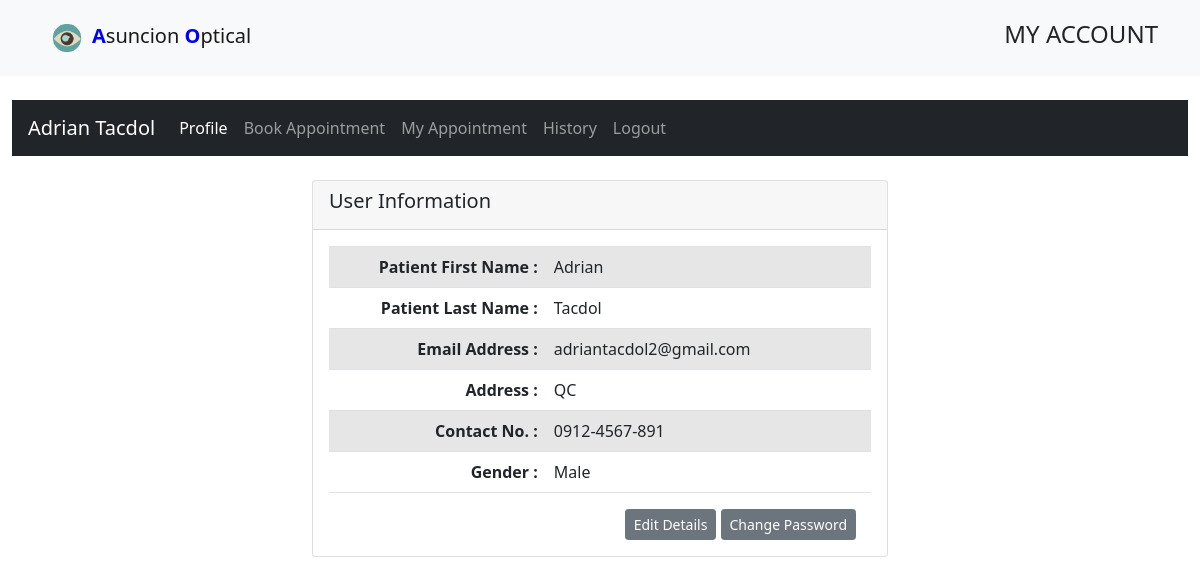
The app's page /main/patient/profile.php (signed in) with its own data.
### tables this page shows
CREATE TABLE `data` (
  `ID` int(11) NOT NULL,
  `Email` varchar(100) NOT NULL,
  `Pass` varchar(255) NOT NULL,
  `First_Name` varchar(100) NOT NULL,
  `Last_Name` varchar(100) NOT NULL,
  `Gender` varchar(100) NOT NULL,
  `Contact` varchar(120) NOT NULL,
  `Home` varchar(100) NOT NULL,
  `vkey` varchar(255) NOT NULL,
  `verified` tinyint(1) NOT NULL DEFAULT 0,
  `createdate` timestamp(6) NOT NULL DEFAULT current_timestamp(6)
);

### main/patient/profile.php (the view, shortened to what this page needs)
<?php
    include_once 'header.php';
	include_once '../includes/dbh.inc.php';
?>
<div class="container-fluid">
	<?php $page = 'profile'; include('navbar.php'); ?>
        <div class="row justify-content-md-center mt-4">
        <div class="col col-md-6">
            <div class="card">
				<div class="card-header">
					<div class="row">
						<div class="col-md-6">
                            <h5 class="card-title "> User Information </h5>
						</div>
					</div>
				</div>
				<div class="card-body">
					<table class="table table-striped">
					<?php
    					if(isset($_SESSION['id']))
						{
							$id = $_SESSION['id'];
							$result = $conn->query("SELECT * FROM data WHERE ID = $id");
							$row = $result->fetch_assoc();
					?>
						<tr >
							<th class="text-right" width="40%">Patient First Name :</th>
							<td><?php echo $row['First_Name']; ?></td>
						</tr>
						<tr >
							<th class="text-right" width="40%">Patient Last Name :</th>
							<td><?php echo $row['Last_Name']; ?></td>
						</tr>
						<tr>
							<th class="text-right" width="40%">Email Address : </th>
							<td><?php echo $row['Email']; ?></td>
						</tr>
						<tr>
							<th class="text-right" width="40%">Address : </th>
							<td><?php echo $row['Home']; ?></td>
						</tr>
						<tr>
							<th class="text-right" width="40%">Contact No. :</th>
							<td><?php echo $row['Contact']; ?></td>
						</tr>
						<tr>
							<th class="text-right" width="40%">Gender :</th>
							<td><?php echo $row['Gender']; ?></td>
						</tr>
						<?php
						}
						?>
					</table>
					<div class="col-12 text-right">
							<a href="../edit.php" class="btn btn-secondary btn-sm ">Edit Details</a>
							<a href="update.php" class="btn btn-secondary btn-sm ">Change Password</a>
						</div>
				</div>
			</div>
        </div>
        </div>
			<br />
			<br />

### main/patient/navbar.php (shortened to what this page needs)
<?php
if(isset($_SESSION['id'])){
	$id = $_SESSION['id'];
	$result = $conn->query("SELECT * FROM data WHERE ID = $id");
	$row = $result->fetch_assoc();
?>
<nav class="navbar navbar-expand-sm bg-dark navbar-dark mt-4">
  		<a class="navbar-brand" href="#"><?php echo $row['First_Name']?> <?php echo $row['Last_Name']?></a>
			<?php
			}
			?>
	<div class="collapse navbar-collapse" id="navbarNavDropdown">
	  	<ul class="navbar-nav">
	    	<li class="nav-item <?php if($page=='profile'){echo 'active';}?>">
	      		<a class="nav-link" href="profile.php">Profile</a>
	    	</li>
	    	<li class="nav-item nav-item <?php if($page=='book'){echo 'active';}?>">
	      		<a class="nav-link" href="bookappointment.php">Book Appointment</a>
	    	</li>
	    	<li class="nav-item <?php if($page=='appointment'){echo 'active';}?>">
	      		<a class="nav-link" href="myappointment.php">My Appointment</a>
	    	</li>
			<li class="nav-item	<?php if($page=='history'){echo 'active';}?>">
	      		<a class="nav-link" href="history.php">History</a>
	    	</li>
	    	<li class="nav-item">
	      		<a class="nav-link" href="#" data-bs-toggle="modal" data-bs-target="#logoutModal">Logout</a>
	    	</li>
	  	</ul>
	</div>
</nav>

### main/css/style.css (style rules this page uses)
* { margin: 0; padding: 0; }
html, body { height: 100%; }

### records on screen
data: First_Name "Adrian", Last_Name "Tacdol", Email "adriantacdol2@gmail.com", Home "QC", Contact "0912-4567-891", Gender "Male"
